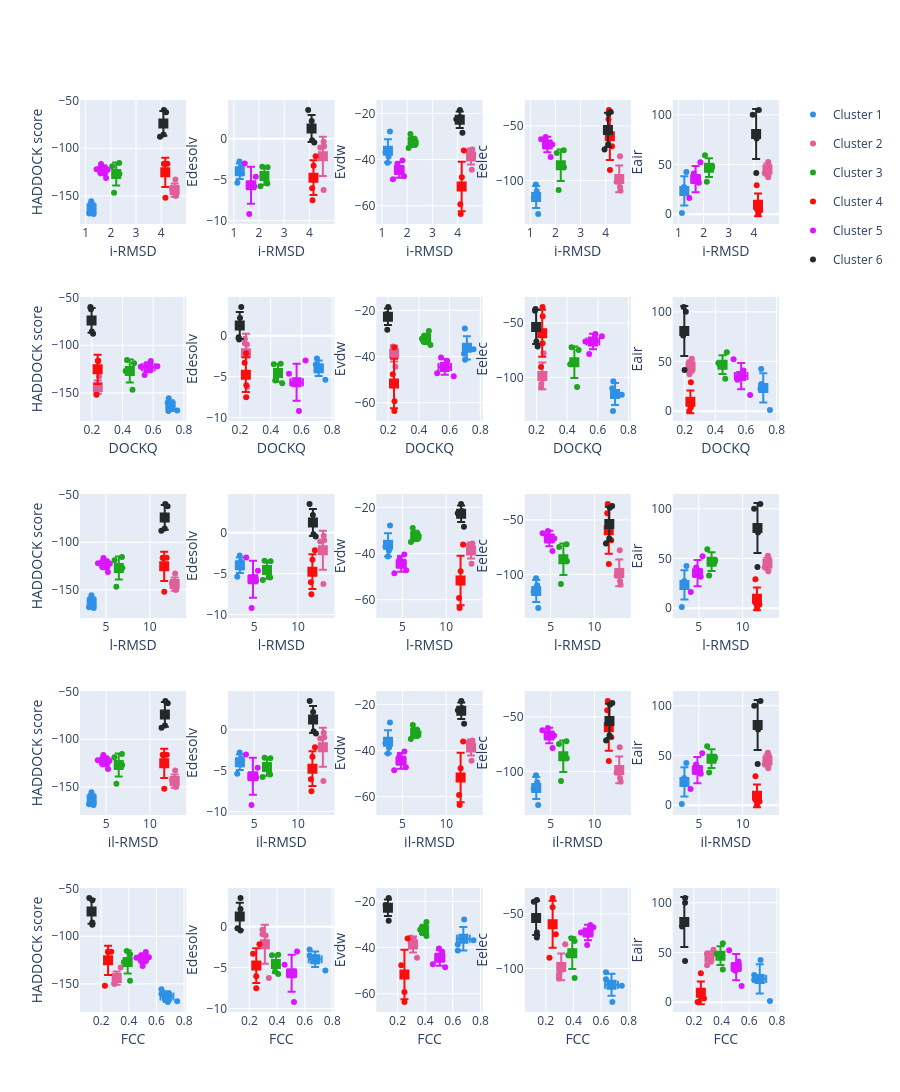

The notebook cell saved with this chart:
### Markdown cell above
## **Visualisation of the HADDOCK scores and their components**

Below the cluster statistics table, you’ll find a series of plots displaying the HADDOCK score and its components against various metrics (i-RMSD, l-RMSD, FCC, il-RMSD, DockQ), with clusters represented using color coding. The last rows show plots of cluster statistics, i.e. distributions of values per cluster, ordered by their HADDOCK score.

These plots are interactive. A menu will appear at the top right, just above the last plot in the first row, when you hover your mouse over it. This menu allows you to zoom in and out of the plots and toggle the visibility of clusters.

To view theses plots in the notebook execute the following cell.

__*Examine the plots (remember here that higher DockQ values and lower il-RMSD values correspond to better models)*__

### Code cell
#@title View the various statistics plots
import json
import re
from IPython.display import display
import pandas as pd

# Specify the path to your HTML file
html_file_path = PROJECT_DIR  / "runs" / "run_prot-glycan-full" / "analysis" / "12_caprieval_analysis/report.html"

# Read the HTML file
with open(html_file_path, 'r') as f:
    html_content = f.read()

# Use a regular expression to find the script tag with id="data1" and extract its content
match_plot = re.search(r'<script id="data1" type="application/json">\s*(.*?)\s*</script>', html_content, re.DOTALL)

if match_plot:
    json_data_str_plot = match_plot.group(1)
    # Load the JSON data
    plot_data = json.loads(json_data_str_plot)

    # Set width and height to None to make the plot responsive
    if 'layout' in plot_data:
        plot_data['layout']['width'] = None
        #plot_data['layout']['height'] = None

    # Display the plot using iplot
    iplot(plot_data)
else:
    print("Could not find the script tag with id='data1' in the HTML file.")
